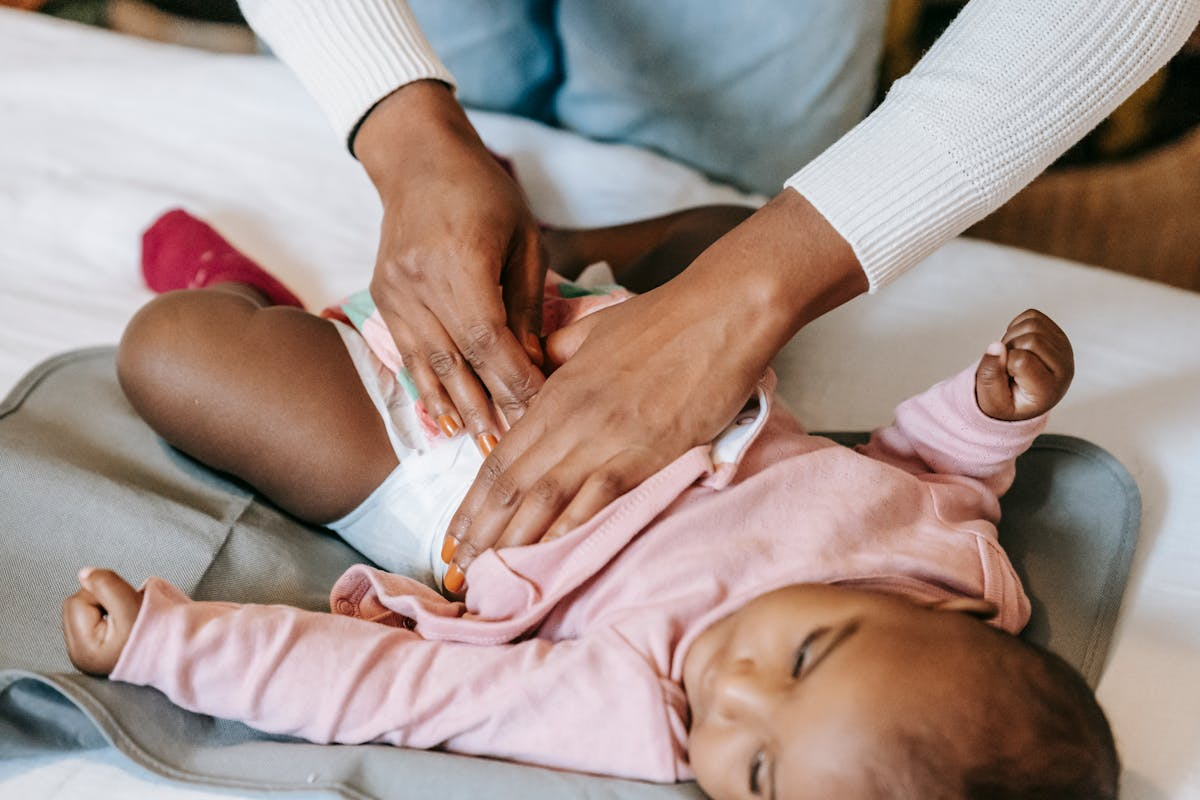
#> input picture marketing/facebook/fb-posts/voice-test/u_diaper_6393191.jpg, 1200 x 800 px
$ python useful_mockup.py
#> lines starting #> are read from the running program, lines starting #| are printed output that depends on the picture
"""Build the useful-post mockup: photo + multi-paragraph caption."""
import os
from PIL import Image, ImageDraw, ImageFont

HERE = os.path.dirname(os.path.abspath(__file__))
PHOTO = os.path.join(HERE, "u_diaper_6393191.jpg")

CAPTION = """Nobody warns you how much of newborn care is just math.

One of the simplest signs your baby is getting enough milk is the diaper count. A rough guide for the first week:

— Day 1: about 1 wet diaper
— Day 2: about 2
— Day 3: about 3
— Day 5 and on: 6+ wet diapers a day, plus 3 or more dirty ones

Consistently fewer than that — or dark, scant urine — is worth a call to your pediatrician. When you're not sure, ask. That's what they're there for."""

W = 1080
IMG = 1080
PAD = 56
HEADER_H = 132
DARK = (26, 21, 16)
GRAY = (138, 126, 107)
GOLD = (200, 169, 110)
WHITE = (255, 255, 255)
LINE_H = 52

def font(sz, bold=False):
    p = "C:/Windows/Fonts/" + ("segoeuib.ttf" if bold else "segoeui.ttf")
    return ImageFont.truetype(p, sz) if os.path.exists(p) else ImageFont.load_default()

def wrap(draw, text, fnt, max_w):
#> called with max_w = 968
    lines = []
    for para in text.split("\n"):
        if para.strip() == "":
            lines.append("")
            continue
        cur = ""
        for w in para.split():
            test = (cur + " " + w).strip()
            if draw.textlength(test, font=fnt) <= max_w:
                cur = test
            else:
                lines.append(cur)
                cur = w
        if cur:
            lines.append(cur)
#> `card = Image.new("RGB", (W, total_h), WHITE)`: card: PIL image 1080x1844 RGB; every value is 255
    return lines

def crop_square(im):
    w, h = im.size
#> w = 1200; h = 800
    s = min(w, h)
#> s = 800
    return im.crop(((w-s)//2, (h-s)//2, (w-s)//2+s, (h-s)//2+s)).resize((IMG, IMG))
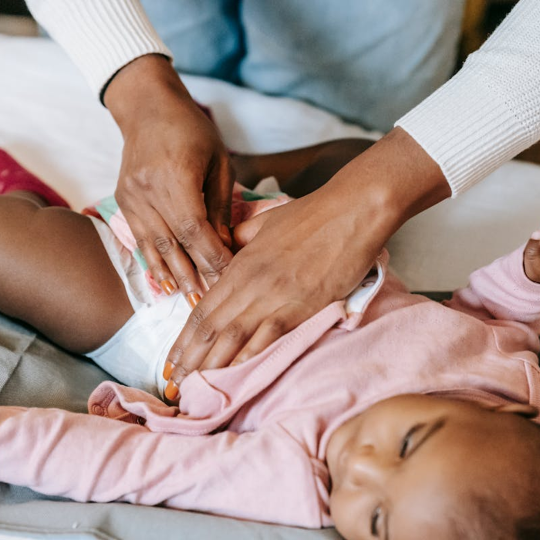
#> returned value: PIL image 1080x1080 RGB (shown at 1/2 size); mean R, G, B 169.2, 146.5, 139.5

cap_font = font(40)
name_font = font(34, bold=True)
sub_font = font(26)

tmp = ImageDraw.Draw(Image.new("RGB", (10, 10)))
lines = wrap(tmp, CAPTION, cap_font, W - 2*PAD)
cap_h = len(lines)*LINE_H + 2*PAD

total_h = HEADER_H + IMG + cap_h
card = Image.new("RGB", (W, total_h), WHITE)
draw = ImageDraw.Draw(card)

# header
draw.ellipse([PAD, 30, PAD+72, 102], fill=DARK)
draw.text((PAD+36, 66), "LO", font=name_font, fill=GOLD, anchor="mm")
draw.text((PAD+96, 44), "Legacy Odyssey", font=name_font, fill=DARK)
draw.text((PAD+96, 84), "Just now", font=sub_font, fill=GRAY)

# photo
card.paste(crop_square(Image.open(PHOTO).convert("RGB")), (0, HEADER_H))
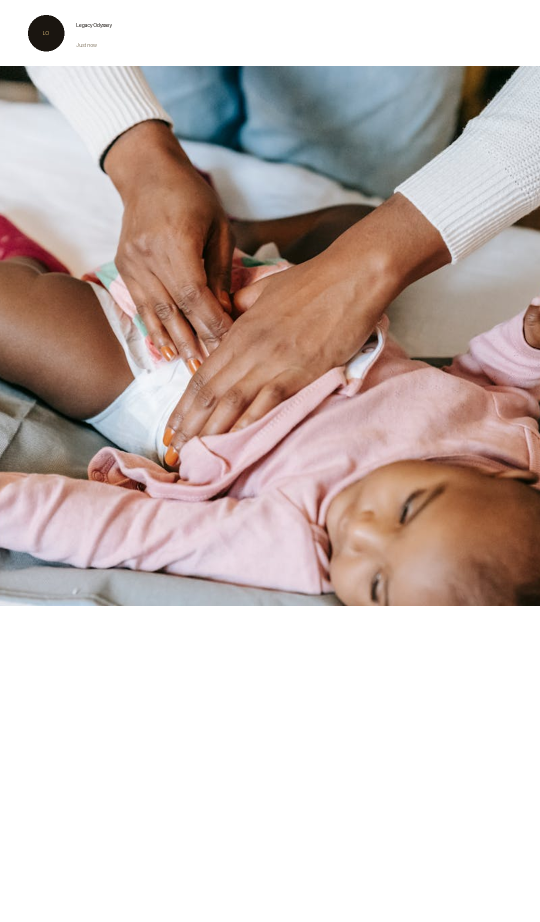
#> card: PIL image 1080x1844 RGB (shown at 1/2 size); mean R, G, B 204.3, 190.9, 186.8

# caption
y = HEADER_H + IMG + PAD
for ln in lines:
    draw.text((PAD, y), ln, font=cap_font, fill=DARK)
    y += LINE_H
#> after the loop, y = 1788

out = os.path.join(HERE, "mockup_useful_1.png")
card.save(out)
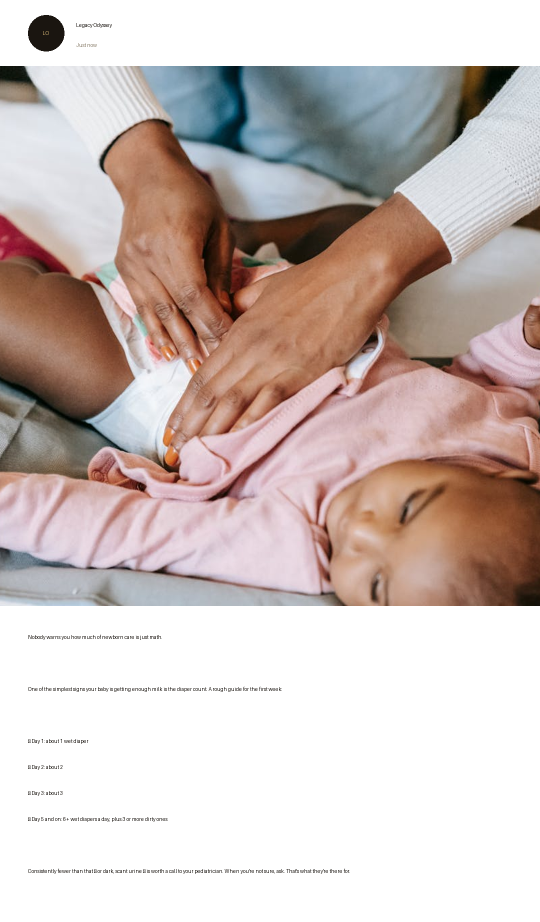
#> saved as mockup_useful_1.png: PIL image 1080x1844 RGB (shown at 1/2 size); mean R, G, B 203.8, 190.4, 186.3
print(f"saved {out}  ({W}x{total_h})")

$ run again, with marketing/facebook/fb-posts/voice-test/u_diaper_3536632.jpg copied over marketing/facebook/fb-posts/voice-test/u_diaper_6393191.jpg
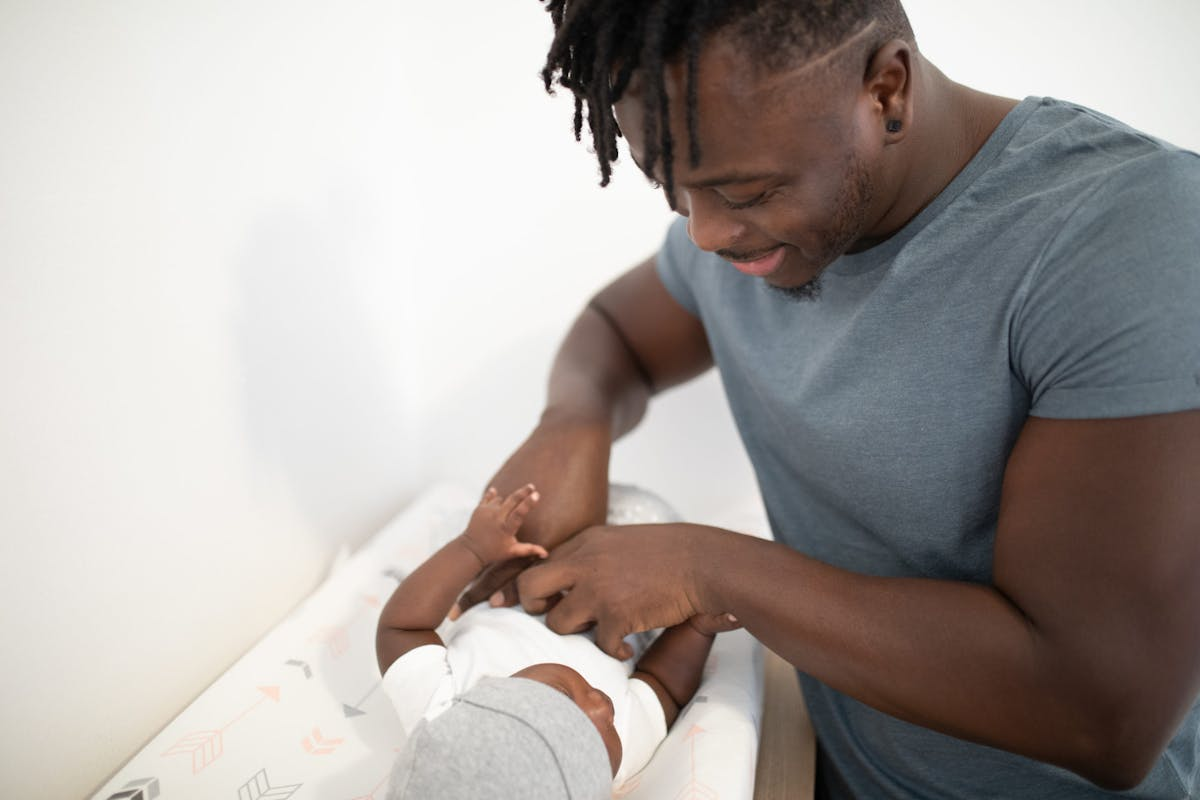
#> input picture marketing/facebook/fb-posts/voice-test/u_diaper_3536632.jpg, 1200 x 800 px
#> w = 1200; h = 800
#> in crop_square, `return im.crop(((w-s)//2, (h-s)//2, (w-s)//2+s, (h-s)//2+s)).resize((I..`:
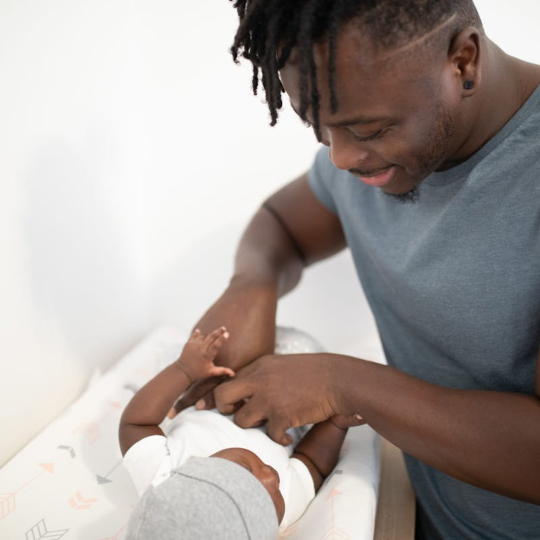
#> returned value: PIL image 1080x1080 RGB (shown at 1/2 size); mean R, G, B 167.5, 159.5, 155.9
#> after the loop `for ln in lines:`: y = 1788
#> `card.save(out)`:
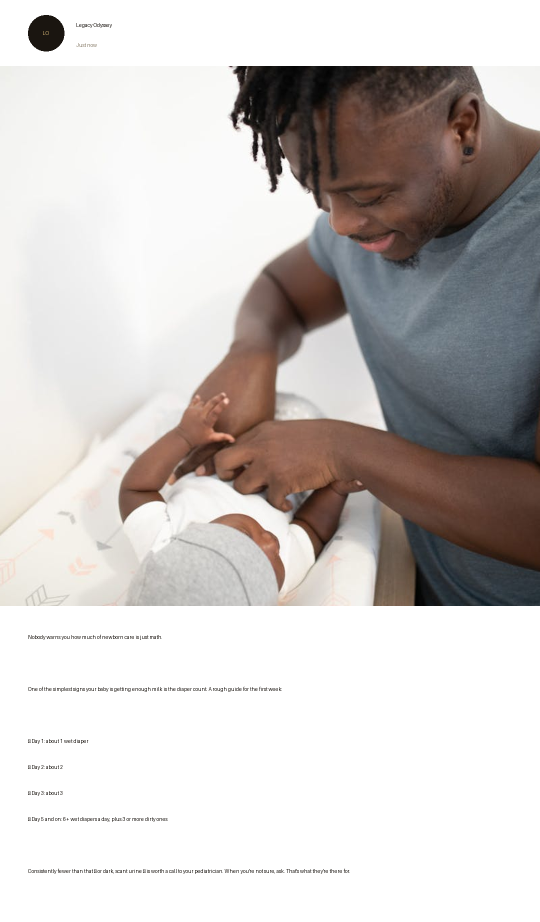
#> saved as mockup_useful_1.png: PIL image 1080x1844 RGB (shown at 1/2 size); mean R, G, B 202.8, 198.1, 195.9

$ run again, with marketing/facebook/fb-posts/voice-test/u_diaper_6624239.jpg copied over marketing/facebook/fb-posts/voice-test/u_diaper_6393191.jpg
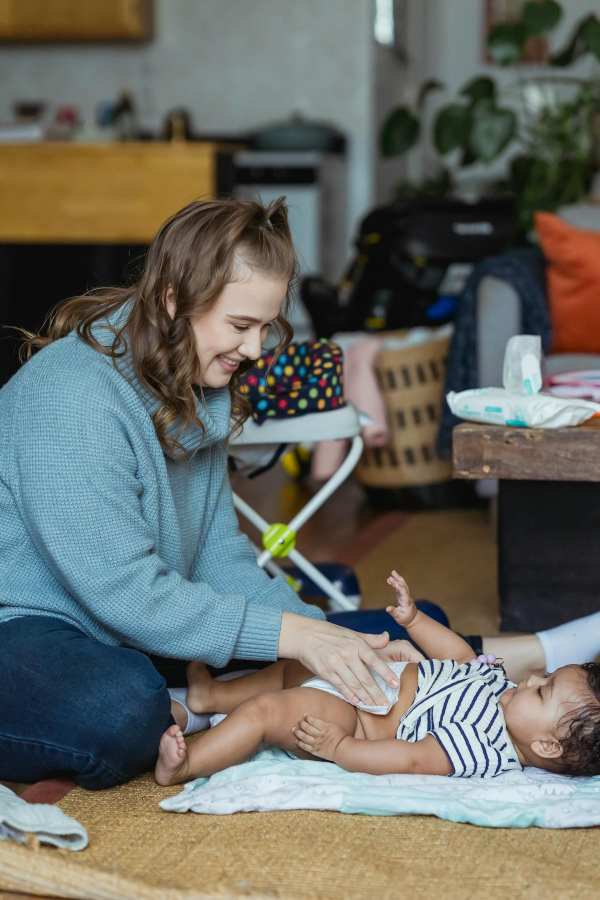
#> input picture marketing/facebook/fb-posts/voice-test/u_diaper_6624239.jpg, 1200 x 1800 px (shown at 1/2 size)
#> w = 1200; h = 1800
#> s = 1200
#> in crop_square, `return im.crop(((w-s)//2, (h-s)//2, (w-s)//2+s, (h-s)//2+s)).resize((I..`:
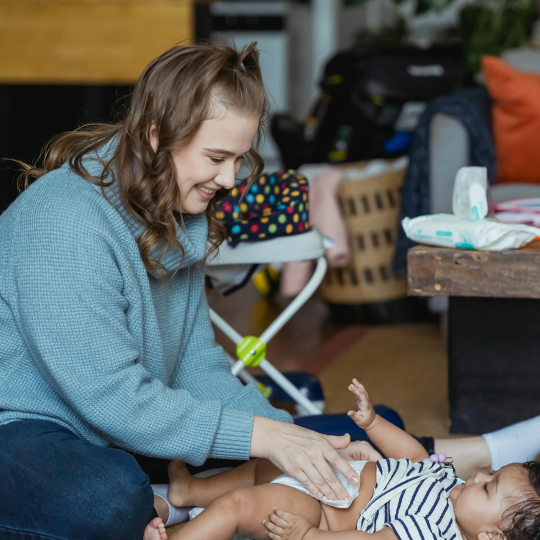
#> returned value: PIL image 1080x1080 RGB (shown at 1/2 size); mean R, G, B 93.4, 96, 92.7
#> after the loop `for ln in lines:`: y = 1788
#> `card.save(out)`:
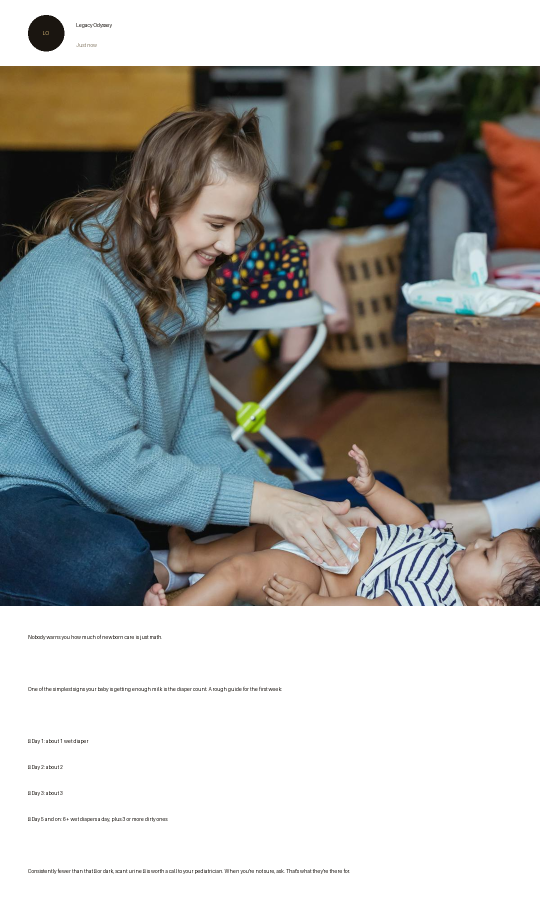
#> saved as mockup_useful_1.png: PIL image 1080x1844 RGB (shown at 1/2 size); mean R, G, B 159.3, 160.8, 158.9

$ run again, with marketing/facebook/fb-posts/voice-test/u_diaper_7282221.jpg copied over marketing/facebook/fb-posts/voice-test/u_diaper_6393191.jpg
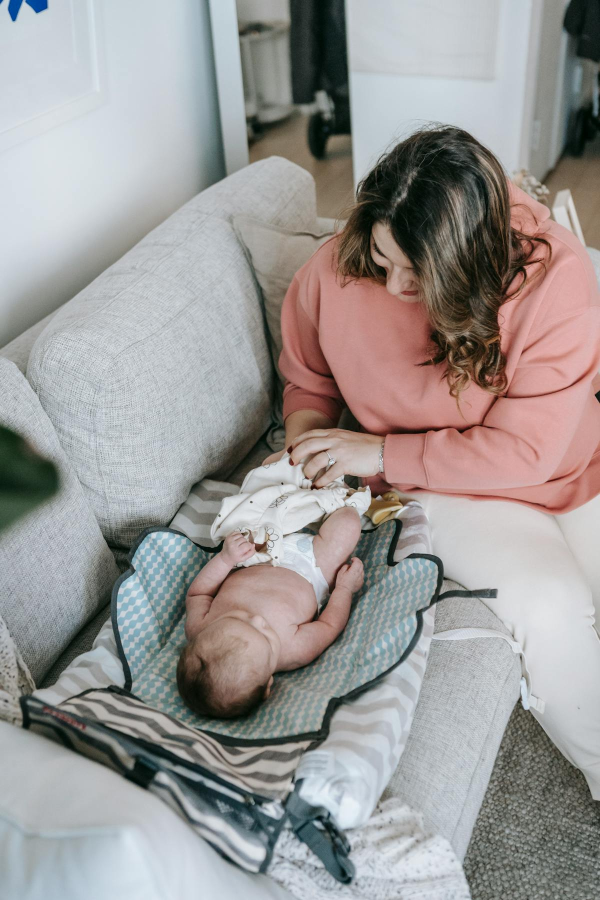
#> input picture marketing/facebook/fb-posts/voice-test/u_diaper_7282221.jpg, 1200 x 1800 px (shown at 1/2 size)
#> w = 1200; h = 1800
#> s = 1200
#> in crop_square, `return im.crop(((w-s)//2, (h-s)//2, (w-s)//2+s, (h-s)//2+s)).resize((I..`:
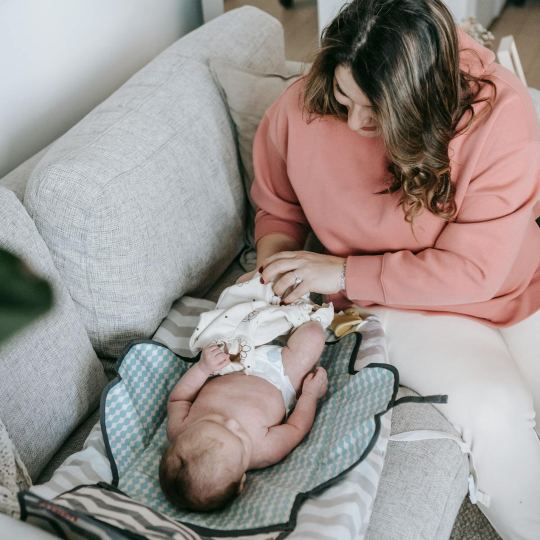
#> returned value: PIL image 1080x1080 RGB (shown at 1/2 size); mean R, G, B 155.5, 146.7, 143.4
#> after the loop `for ln in lines:`: y = 1788
#> `card.save(out)`:
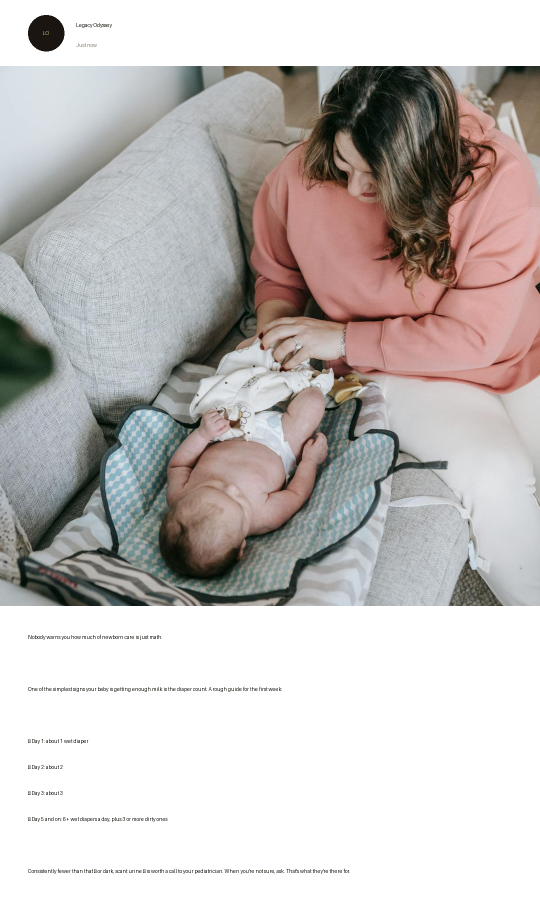
#> saved as mockup_useful_1.png: PIL image 1080x1844 RGB (shown at 1/2 size); mean R, G, B 195.7, 190.6, 188.6
